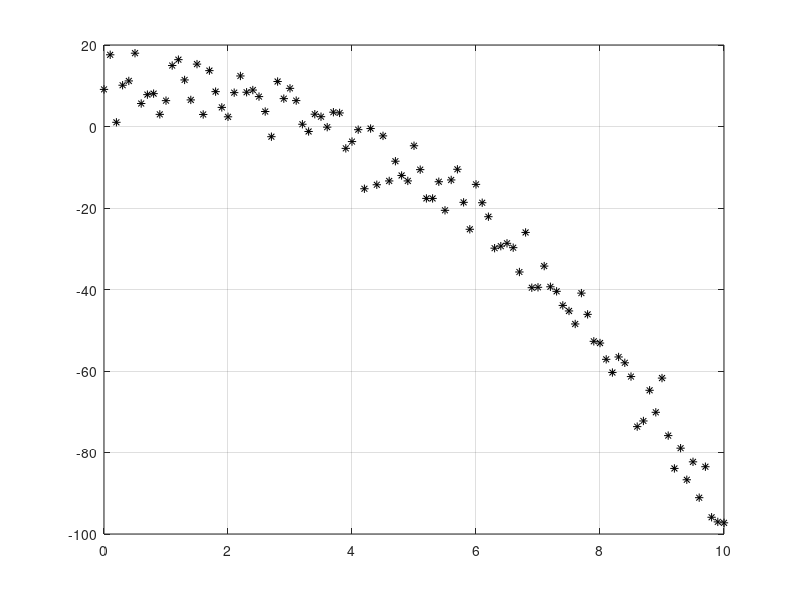

This chart was generated by the following MATLAB code: (Note: this script raises an error after producing the figure.)
% metoda najmniejszych kwadratów (LS)
% pseudo odwrotność macierzy

% Przykład dopasowania danych metodą najmniejszych kwadratów (LS)
clear;
close all;
clc;

%% Generacja danych
a0 = 3;
a1 = 5;
a2 = -1.5;
x = (0:0.1:10)';
y = a0 + a1*x + a2*x.^2;
n = 6 * randn(size(x));     % randN- szum gausowski normalny, standardowy (-3:3)
yn = y + n;                 % szum adyktywny

figure; plot(x,yn,'*k'); grid on;

Pmax = 11;
SSE = zeros(Pmax,1);
for p = 1:1:Pmax
    [Y_hat, A_hat] = linearLS(x,yn,p);
    SSE(p) = sum((yn-Y_hat).^2);
    display(A_hat')
end
% N>>P_max

%%%%%%%%%%%%%%%%%%%%%%%%%
% Wyznaczyć P_optymalne %
%%%%%%%%%%%%%%%%%%%%%%%%%

figure
plot(1:Pmax,SSE,'*-')
grid on;


